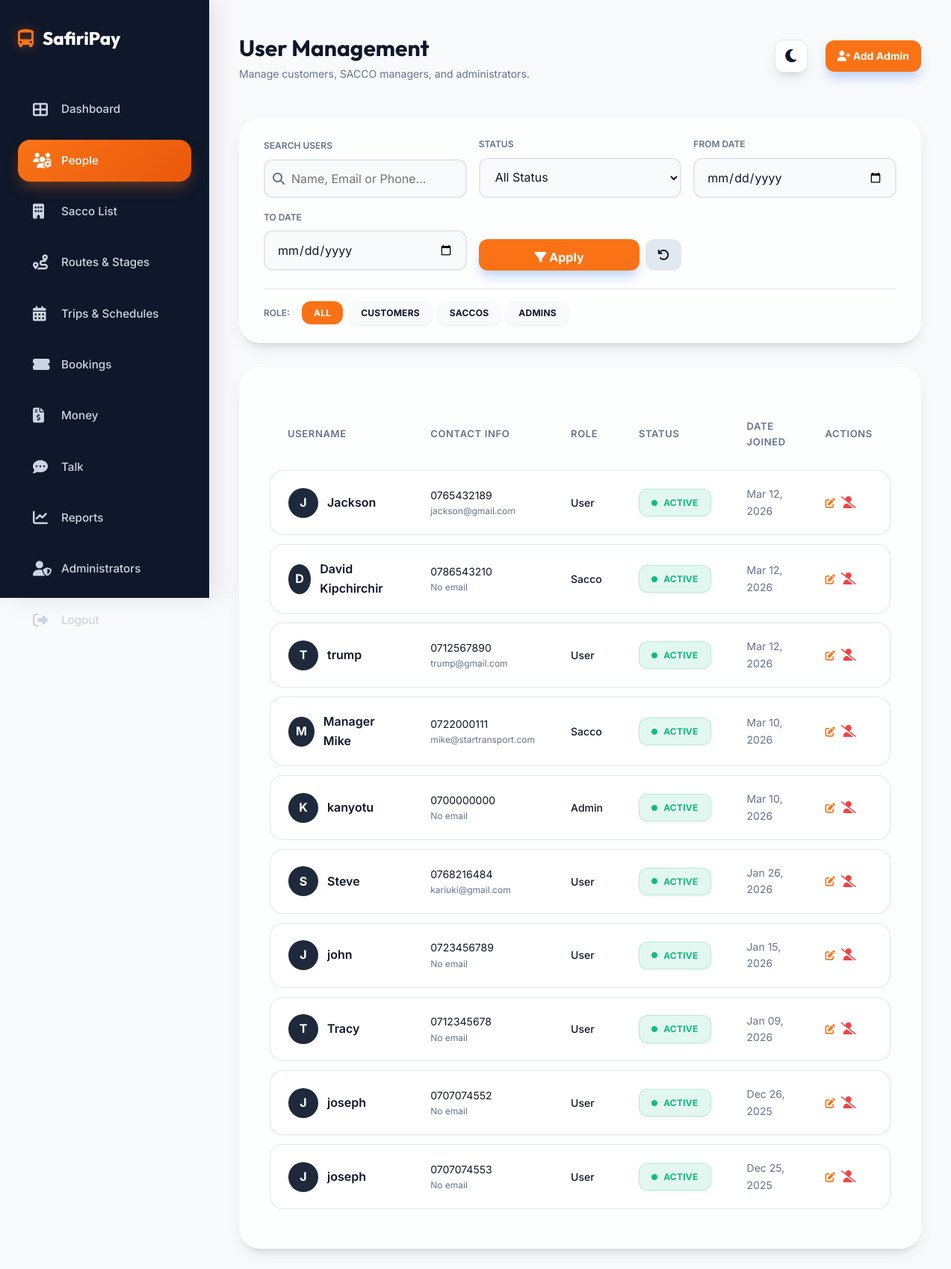
The app's page /adminveiw/manage_users.php (signed in) with its own data.
### tables this page shows
CREATE TABLE `users` (
  `userid` int(11) NOT NULL,
  `username` varchar(50) NOT NULL,
  `phoneno` varchar(15) NOT NULL,
  `email` varchar(255) DEFAULT NULL,
  `hashedpassword` varchar(255) NOT NULL,
  `monthlybudget` decimal(10,2) DEFAULT NULL,
  `datejoined` datetime DEFAULT current_timestamp(),
  `type` enum('user','sacco','admin') NOT NULL DEFAULT 'user',
  `saccoid` int(11) DEFAULT NULL
);

### adminveiw/manage_users.php (the view, shortened to what this page needs)
<?php
include 'database.php';
$filter_role = isset($_GET['type']) ? $_GET['type'] : 'all';
$filter_status = isset($_GET['status']) ? $_GET['status'] : 'all';
$search = isset($_GET['search']) ? $conn->real_escape_string($_GET['search']) : '';
$date_from = isset($_GET['date_from']) ? $_GET['date_from'] : '';
$date_to = isset($_GET['date_to']) ? $_GET['date_to'] : '';
$where_conditions = ["1=1"];
$where_clause = implode(' AND ', $where_conditions);
$query = "SELECT * FROM users WHERE $where_clause ORDER BY datejoined DESC";
$users = $conn->query($query);
?>
<!DOCTYPE html>
<html lang="en">
<head>
    <link rel="stylesheet" href="https://cdnjs.cloudflare.com/ajax/libs/font-awesome/6.4.0/css/all.min.css">
    <link rel="stylesheet" href="admin.css">
</head>
<body>
    <div class="dashboard-container">
        <div class="sidebar">
            <div class="sidebar-header">
                <i class="fas fa-bus-alt"></i>
                <span>SafiriPay</span>
            </div>
            <ul class="sidebar-menu">
                <li><a href="dashboard.php"><i class="fas fa-th-large"></i> <span>Dashboard</span></a></li>
                <li><a href="manage_users.php" class="active"><i class="fas fa-users-cog"></i> <span>People</span></a></li>
                <li><a href="manage_saccos.php"><i class="fas fa-building"></i> <span>Sacco List</span></a></li>
                <li><a href="manage_routes.php"><i class="fas fa-route"></i> <span>Routes & Stages</span></a></li>
                <li><a href="manage_trips.php"><i class="fas fa-calendar-alt"></i> <span>Trips & Schedules</span></a></li>
                <li><a href="manage_bookings.php"><i class="fas fa-ticket-alt"></i> <span>Bookings</span></a></li>
                <li><a href="manage_payments.php"><i class="fas fa-file-invoice-dollar"></i> <span>Money</span></a></li>
                <li><a href="manage_feedback.php"><i class="fas fa-comment-dots"></i> <span>Talk</span></a></li>
                <li><a href="reports.php"><i class="fas fa-chart-line"></i> <span>Reports</span></a></li>
                <li><a href="addadmin.php"><i class="fas fa-user-shield"></i> <span>Administrators</span></a></li>
                <li><a href="logout.php"><i class="fas fa-sign-out-alt"></i> <span>Logout</span></a></li>
            </ul>
        </div>
        <main class="main-content">
            <header class="header">
                <div class="header-title">
                    <h1>User Management</h1>
                    <p style="color: var(--text-muted); font-size: 0.875rem;">Manage customers, SACCO managers, and administrators.</p>
                </div>
                <div class="header-actions">
                    <button class="theme-toggle" id="theme-toggle">
                        <i class="fas fa-moon"></i>
                    </button>
                    <a href="addadmin.php" class="btn btn-primary" style="text-decoration: none; padding: 0.6rem 1rem; font-size: 0.875rem;">
                        <i class="fas fa-user-plus"></i> Add Admin
                    </a>
                </div>
            </header>
            <div class="data-card" style="margin-bottom: 2rem; padding: 1.5rem 2rem;">
                <form method="GET" style="display: flex; flex-direction: column; gap: 1.5rem;">
                    <div style="display: grid; grid-template-columns: repeat(auto-fit, minmax(200px, 1fr)); gap: 1rem; align-items: end;">
                        <div class="input-group" style="margin-bottom: 0;">
                            <label style="font-size: 0.75rem; font-weight: 600; color: var(--text-muted); margin-bottom: 0.5rem; display: block;">SEARCH USERS</label>
                            <div style="position: relative;">
                                <i class="fas fa-search" style="position: absolute; left: 12px; top: 50%; transform: translateY(-50%); color: var(--text-muted);"></i>
                                <input type="text" name="search" value="<?php echo htmlspecialchars($search); ?>" placeholder="Name, Email or Phone..." style="padding-left: 35px; width: 100%;">
                            </div>
                        </div>
                        <div class="input-group" style="margin-bottom: 0;">
                            <label style="font-size: 0.75rem; font-weight: 600; color: var(--text-muted); margin-bottom: 0.5rem; display: block;">STATUS</label>
                            <select name="status">
                                <option value="all" <?php echo $filter_status == 'all' ? 'selected' : ''; ?>>All Status</option>
                            </select>
                        </div>
                        <div class="input-group" style="margin-bottom: 0;">
                            <label style="font-size: 0.75rem; font-weight: 600; color: var(--text-muted); margin-bottom: 0.5rem; display: block;">FROM DATE</label>
                            <input type="date" name="date_from" value="<?php echo $date_from; ?>">
                        </div>
                        <div class="input-group" style="margin-bottom: 0;">
                            <label style="font-size: 0.75rem; font-weight: 600; color: var(--text-muted); margin-bottom: 0.5rem; display: block;">TO DATE</label>
                            <input type="date" name="date_to" value="<?php echo $date_to; ?>">
                        </div>
                        <div style="display: flex; gap: 0.5rem;">
                            <button type="submit" class="btn btn-primary" style="flex: 1; height: 42px;">
                                <i class="fas fa-filter"></i> Apply
                            </button>
                            <a href="manage_users.php" class="btn" style="background: var(--border); color: var(--text-main); text-decoration: none; display: flex; align-items: center; justify-content: center; width: 42px; height: 42px;">
                                <i class="fas fa-undo"></i>
                            </a>
                        </div>
                    </div>
                    <div style="display: flex; gap: 1rem; align-items: center; border-top: 1px solid var(--border); pt: 1rem; padding-top: 1rem;">
                        <span style="font-weight: 600; font-size: 0.75rem; color: var(--text-muted); text-transform: uppercase;">Role:</span>
                        <div style="display: flex; gap: 0.5rem;">
                            <button type="button" onclick="setRole('all')" class="status-badge <?php echo $filter_role == 'all' ? 'status-active' : ''; ?>" style="border: none; cursor: pointer; background: <?php echo $filter_role == 'all' ? 'var(--primary)' : 'var(--bg-main)'; ?>; color: <?php echo $filter_role == 'all' ? '#fff' : 'var(--text-main)'; ?>;">All</button>
                            <button type="button" onclick="setRole('user')" class="status-badge <?php echo $filter_role == 'user' ? 'status-active' : ''; ?>" style="border: none; cursor: pointer; background: <?php echo $filter_role == 'user' ? 'var(--primary)' : 'var(--bg-main)'; ?>; color: <?php echo $filter_role == 'user' ? '#fff' : 'var(--text-main)'; ?>;">Customers</button>
                            <button type="button" onclick="setRole('sacco')" class="status-badge <?php echo $filter_role == 'sacco' ? 'status-active' : ''; ?>" style="border: none; cursor: pointer; background: <?php echo $filter_role == 'sacco' ? 'var(--primary)' : 'var(--bg-main)'; ?>; color: <?php echo $filter_role == 'sacco' ? '#fff' : 'var(--text-main)'; ?>;">SACCOs</button>
                            <button type="button" onclick="setRole('admin')" class="status-badge <?php echo $filter_role == 'admin' ? 'status-active' : ''; ?>" style="border: none; cursor: pointer; background: <?php echo $filter_role == 'admin' ? 'var(--primary)' : 'var(--bg-main)'; ?>; color: <?php echo $filter_role == 'admin' ? '#fff' : 'var(--text-main)'; ?>;">Admins</button>
                        </div>
                    </div>
                </form>
            </div>
            <div class="data-card">
                <div class="table-responsive">
                    <table>
                        <thead>
                            <tr>
                                <th>Username</th>
                                <th>Contact Info</th>
                                <th>Role</th>
                                <th>Status</th>
                                <th>Date Joined</th>
                                <th>Actions</th>
                            </tr>
                        </thead>
                        <tbody>
                            <?php if ($users && $users->num_rows > 0): ?>
                                <?php while($row = $users->fetch_assoc()): ?>
                                    <tr>
                                        <td>
                                            <div style="display: flex; align-items: center; gap: 12px;">
                                                <div style="width: 40px; height: 40px; border-radius: 50%; background: var(--sidebar-hover); display: flex; align-items: center; justify-content: center; font-weight: 700; color: #fff;">
                                                    <?php echo strtoupper(substr($row['username'], 0, 1)); ?>
                                                </div>
                                                <div style="font-weight: 600;"><?php echo htmlspecialchars($row['username']); ?></div>
                                            </div>
                                        </td>
                                        <td>
                                            <div style="font-size: 0.875rem;"><?php echo htmlspecialchars($row['phoneno']); ?></div>
                                            <div style="font-size: 0.75rem; color: var(--text-muted);"><?php echo htmlspecialchars($row['email'] ?: 'No email'); ?></div>
                                        </td>
                                        <td>
                                            <span style="text-transform: capitalize; font-weight: 500; font-size: 0.875rem;">
                                                <?php echo $row['type'] ?: 'User'; ?>
                                            </span>
                                        </td>
                                        <td>
                                            <?php
                                            $is_active = !isset($row['status']) || $row['status'] == 1;
                                            ?>
                                            <span class="status-badge <?php echo $is_active ? 'status-active' : 'status-deactivated'; ?>">
                                                <i class="fas fa-circle" style="font-size: 0.5rem;"></i>
                                                <?php echo $is_active ? 'Active' : 'Inactive'; ?>
                                            </span>
                                        </td>
                                        <td style="color: var(--text-muted); font-size: 0.875rem;">
                                            <?php echo date('M d, Y', strtotime($row['datejoined'])); ?>
                                        </td>
                                        <td>
                                            <div style="display: flex; gap: 8px;">
                                                <button title="Edit User" style="background: none; border: none; color: var(--primary); cursor: pointer;"><i class="fas fa-edit"></i></button>
                                                <?php if($is_active): ?>
                                                    <a href="manage_users.php?action=deactivate&id=<?php echo $row['userid']; ?>" title="Deactivate" style="color: var(--danger);"><i class="fas fa-user-slash"></i></a>
                                                <?php else: ?>
                                                    <a href="manage_users.php?action=activate&id=<?php echo $row['userid']; ?>" title="Activate" style="color: var(--success);"><i class="fas fa-user-check"></i></a>
                                                <?php endif; ?>
                                            </div>
                                        </td>
                                    </tr>
                                <?php endwhile; ?>
                            <?php else: ?>
                                <tr>
                                    <td colspan="6" style="text-align:center;">No users found.</td>
                                </tr>
                            <?php endif; ?>
                        </tbody>
                    </table>
                </div>
            </div>
        </main>
    </div>
</body>
</html>

### records on screen
users: username "J", username "Jackson", phoneno "0765432189", email "jackson@gmail.com", type "User", datejoined "Mar 12, 2026"
users: username "D", username "David Kipchirchir", phoneno "0786543210", email "No email", type "Sacco", datejoined "Mar 12, 2026"
users: username "T", username "trump", phoneno "0712567890", email "trump@gmail.com", type "User", datejoined "Mar 12, 2026"
users: username "M", username "Manager Mike", phoneno "0722000111", email "mike@startransport.com", type "Sacco", datejoined "Mar 10, 2026"
users: username "K", username "kanyotu", phoneno "0700000000", email "No email", type "Admin", datejoined "Mar 10, 2026"
users: username "S", username "Steve", phoneno "0768216484", email "kariuki@gmail.com", type "User", datejoined "Jan 26, 2026"
users: username "J", username "john", phoneno "0723456789", email "No email", type "User", datejoined "Jan 15, 2026"
users: username "T", username "Tracy", phoneno "0712345678", email "No email", type "User", datejoined "Jan 09, 2026"
users: username "J", username "joseph", phoneno "0707074552", email "No email", type "User", datejoined "Dec 26, 2025"
users: username "J", username "joseph", phoneno "0707074553", email "No email", type "User", datejoined "Dec 25, 2025"
